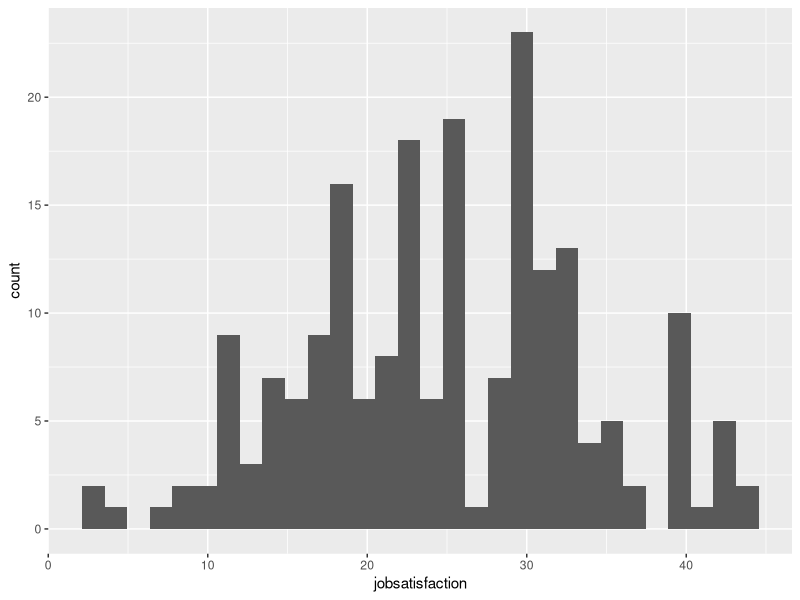
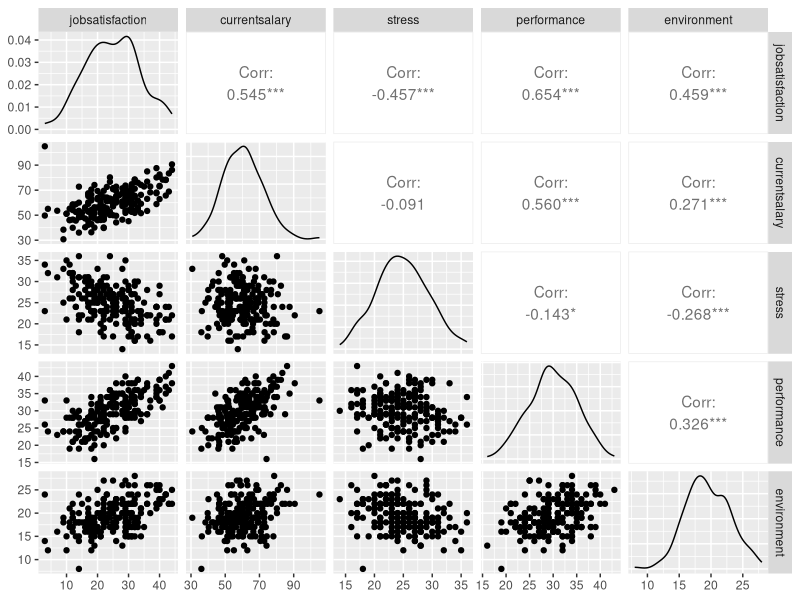
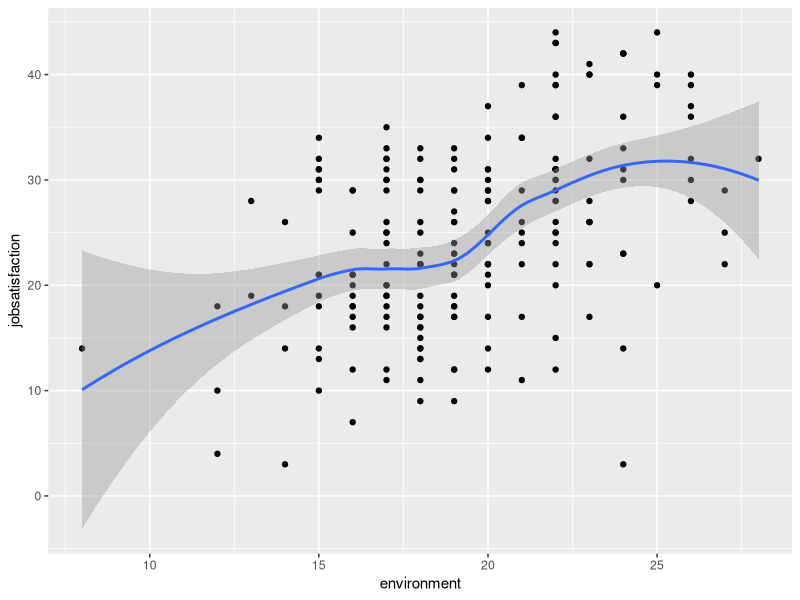
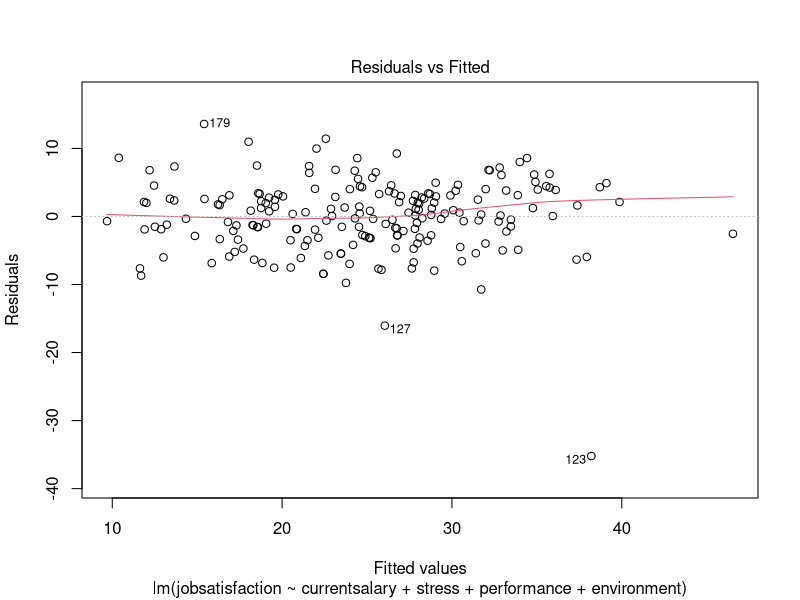
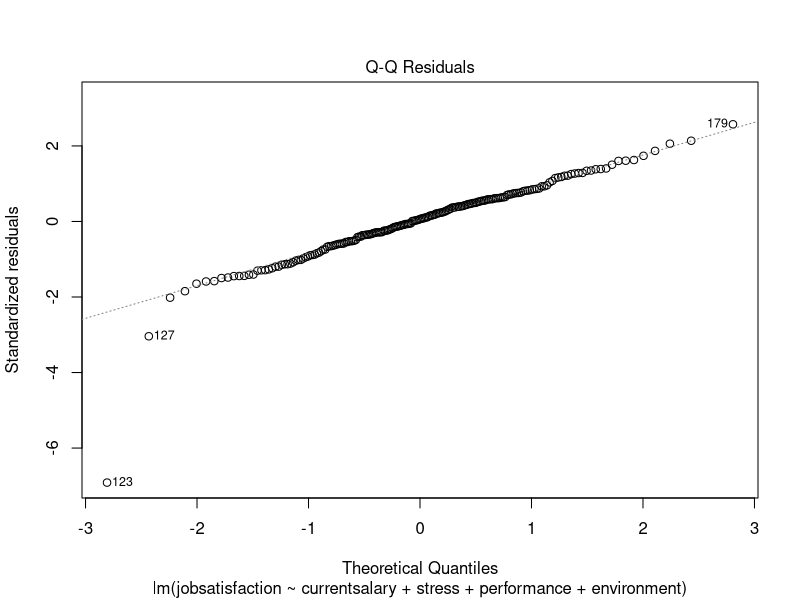
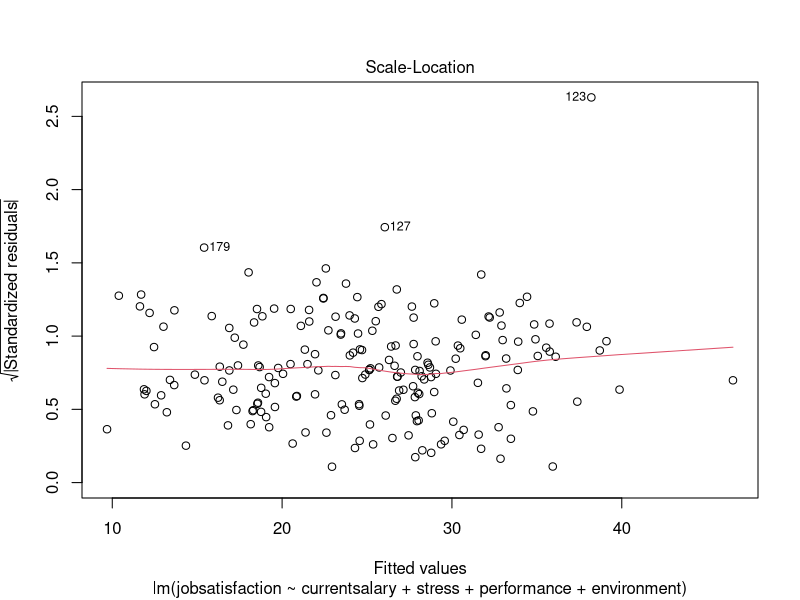
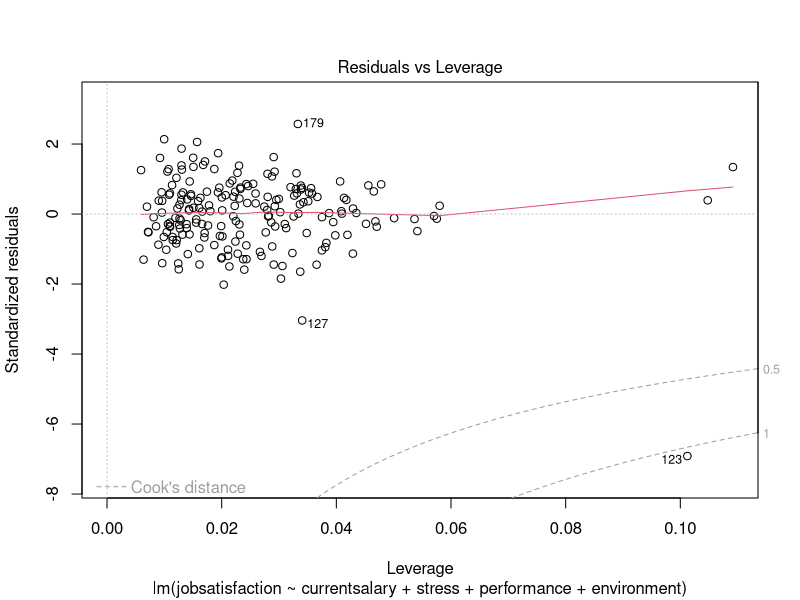

These figures' R source, in order:
## ---- chunk 1
library(tidyverse)
library(haven)
library(GGally)
## ---- chunk 2
haven::read_sav("Homework/jobsat.sav") -> jobsat
## ---- chunk 3
summary(jobsat)
## ---- chunk 4
ggplot(jobsat,aes(x=jobsatisfaction))+geom_histogram()
## ---- chunk 5
#| message: false
select(jobsat,all_of(c("jobsatisfaction", "currentsalary", "stress", 
                     "performance", "environment"))) |>
  ggpairs()

## ---- chunk 6
ggplot(jobsat,aes(x=environment,y=jobsatisfaction)) + geom_point() + geom_smooth()
## ---- chunk 7
lm4 <- lm(jobsatisfaction ~ currentsalary + stress + performance + environment,
          data=jobsat, na.action=na.omit)
summary(lm4)
## ---- chunk 8
anova(lm4)
## ---- chunk 9
SSreg <- (4500+2500+2200+400)
SStot <- 5600+SSreg
SSreg/SStot
## ---- chunk 10

bs <- coef(lm4)
names(bs) <-paste("b",0:4,sep="_")
print(bs,digits=3)
## ---- chunk 11
plot(lm4)

